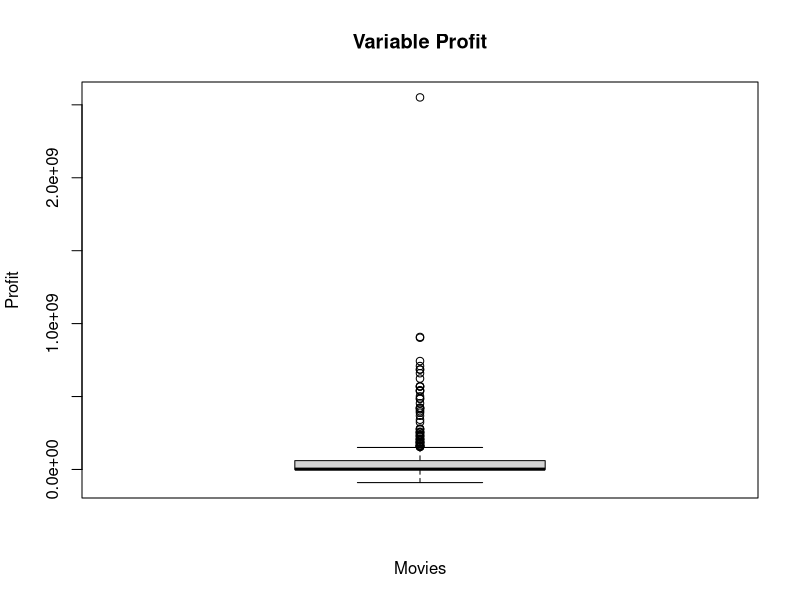
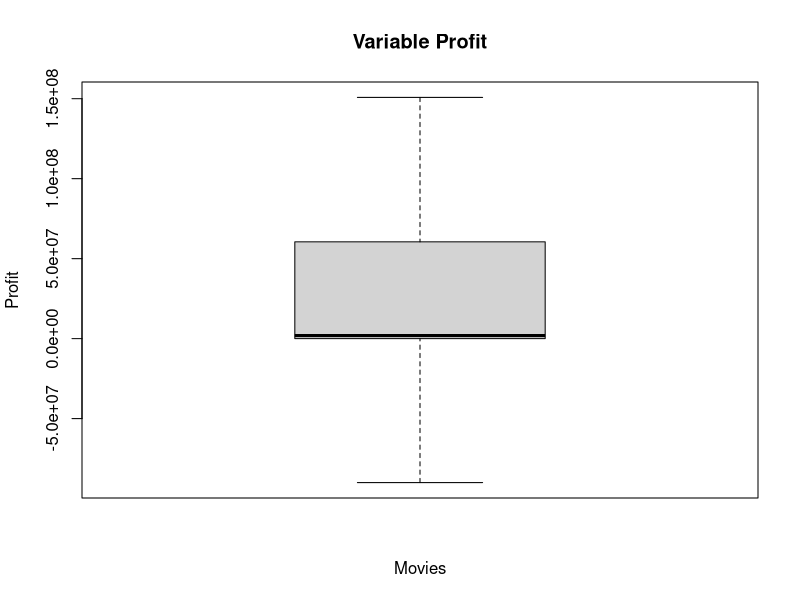
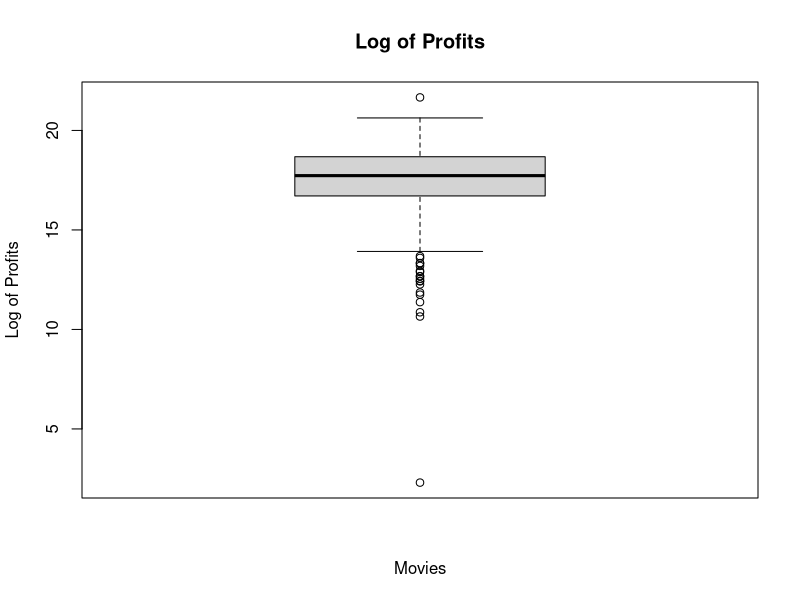
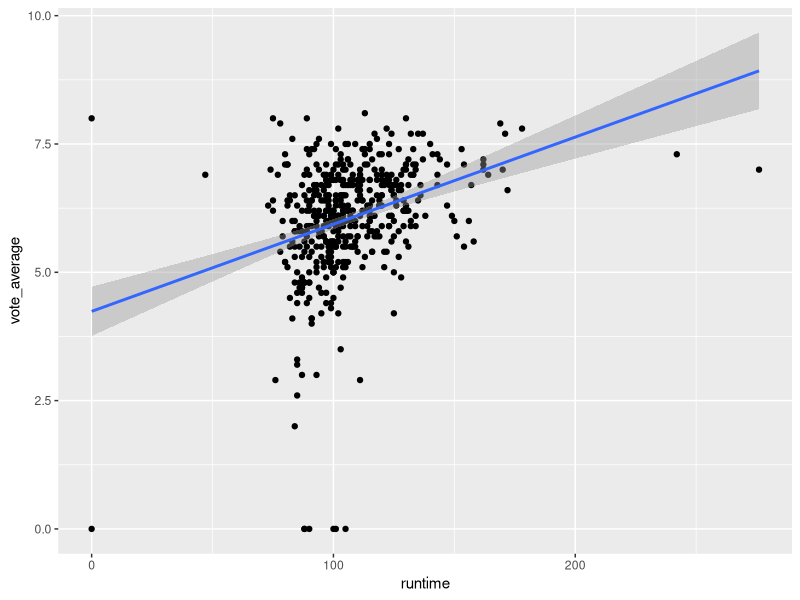
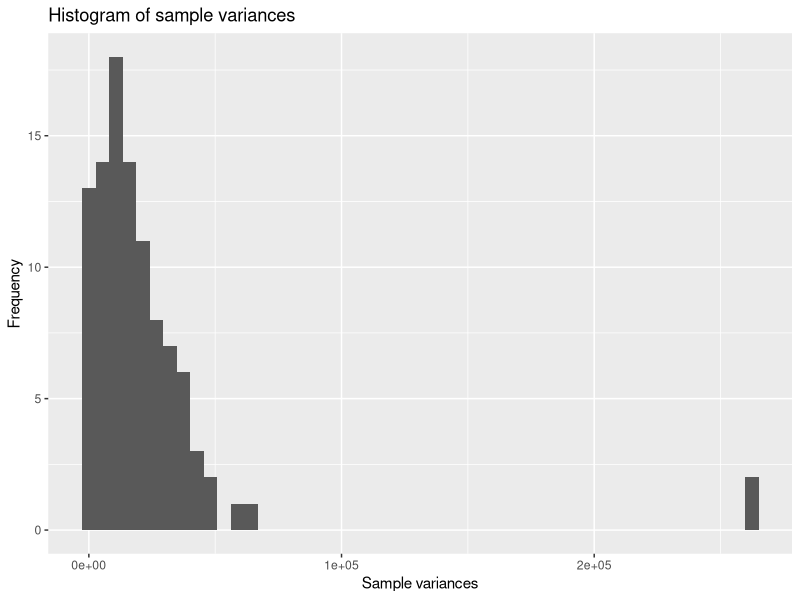

R code for these plots, in order: (Note: this script raises an error after producing the figures.)
## ---- chunk 1
knitr::opts_chunk$set(echo = TRUE)
## ---- chunk 2
movies <- read.table("movies1.tsv", header=TRUE)

head(movies)

ncol(movies)
nrow(movies)

## ---- chunk 3
#WRITE YOUR CODE HERE
str(movies)
## ---- chunk 4

library(tidyverse)

movies$profit = movies$revenue - movies$budget

movies %>%
  summarise(mean(profit),
            median(profit),
            min(profit),
            max(profit))

## ---- chunk 5

#WRITE YOUR CODE HERE
max_profit = max(movies$profit)
min_profit = min(movies$profit)

movies %>%
  filter(profit == max_profit) %>%
  select(title, profit)

movies %>%
  filter(profit == min_profit) %>%
  select(title, profit)

## ---- chunk 6

#WRITE YOUR CODE HERE
boxplot(movies$profit, 
        main="Variable Profit",
        ylab="Profit",
        xlab="Movies")

movies %>%
  summarise(Q1 = quantile(movies$profit, 0.25),
            Q2 = quantile(movies$profit, 0.50),
            Q3 = quantile(movies$profit, 0.75),
            Q4 = max(movies$profit))

boxplot(movies$profit,
        main='Variable Profit',
        ylab="Profit",
        xlab="Movies",
        outline = FALSE)

## ---- chunk 7
#WRITE YOUR CODE HERE

movies$log_profits = log(movies$profit)

movies %>%
  summarise(mean_profits = mean(movies$log_profits))

movies %>%
  summarise(mean_profits2 = mean(log_profits[is.finite(log_profits)], na.rm = TRUE))

## ---- chunk 8

#WRITE YOUR CODE HERE
movies$log_profits[movies$log_profits<=0]<- NA
movies$log_profits[is.nan(movies$log_profits)] <- NA

mean(movies$log_profits, na.rm = TRUE)

boxplot(movies$log_profits,
        main = "Log of Profits",
        xlab = "Movies",
        ylab = "Log of Profits")

## ---- chunk 9

#WRITE YOUR CODE HERE
ggplot(movies, aes(x=runtime, y=vote_average))+
  geom_point()+
  geom_smooth(method="lm", se=T)

## ---- chunk 10
#WRITE YOUR CODE HERE

head(movies$index, n = 10)
nrow(movies)
## ---- chunk 11
#WRITE YOUR CODE HERE
actor_counts <- sort(table(movies$first_actor), decreasing = TRUE)
head(actor_counts, 1)

## ---- chunk 12
#WRITE YOUR CODE HERE
movies %>% 
  filter(first_actor=="Bruce Willis") %>% 
  summarise(average_revenue_Bruce=mean(revenue, na.rm=T))

mean(movies$revenue)
## ---- chunk 13
#WRITE YOUR CODE HERE

movies$profit = movies$profit/1000000
variance = var(movies$profit)
## ---- chunk 14
#WRITE YOUR CODE HERE

set.seed(123)

movies_sample <- movies[sample(nrow(movies), 25), ]
variance_sample = var(movies_sample$profit)

## ---- chunk 15
#WRITE YOUR CODE HERE

library(dplyr)

set.seed(123)

sample_vars <- c()
for (i in 1:100) {
  sample_data <- sample(movies$profit, size = 25, replace = TRUE)
  sample_vars[i] <- var(sample_data)
}

print(sample_vars)

## ---- chunk 16
#WRITE YOUR CODE HERE
dfsample_vars = as.data.frame(sample_vars)

ggplot(dfsample_vars, aes(x = sample_vars)) +
  geom_histogram(bins = 50) +
  labs(title = "Histogram of sample variances", x = "Sample variances", y = "Frequency")

dfsample_vars %>%
  summarise(mean_sample = mean(sample_vars),
            sd_sample = sd(sample_vars))

library(e1071)

skewness_sample = skewness(sample_vars, na.rm=T)
kurtosis_sample = kurtosis(sample_vars, na.rm=T)
print(skewness_sample)
print(kurtosis_sample)

## ---- chunk 17
#WRITE YOUR CODE HERE

thriller_movies <- subset(movies, grepl("Thriller", genre, ignore.case = FALSE))

mean_runtime = mean(thriller_movies$runtime, na.rm = TRUE)
sd_runtime = sd(thriller_movies$runtime, na.rm = TRUE)
n = sum(!is.na(thriller_movies$runtime))

z = qnorm(0.995)

error = z*sd_runtime/sqrt(n)
UP = 
## ---- chunk 18
#WRITE YOUR CODE HERE


## ---- chunk 19
#WRITE YOUR CODE HERE
s2 = var(movies$runtime, na.rm = TRUE)
n = sum(!is.na(movies$runtime))

# Hypothesized variance
sigma2 <- 500

# Test statistic
test_statistic <- (n - 1) * s2 / sigma2

# Print test statistic
cat("test statistic:", round(test_statistic, 2), "\n")

#critical value
alpha <- 0.05
lower <- qchisq(alpha / 2, df = n2 - 1)
upper <- qchisq(1 - alpha / 2, df = n2 - 1)

#print
cat("Critical values:\n")
cat("Lower:", round(lower, 2), "\n")
cat("Upper:", round(upper, 2), "\n")


#compare test statistic with the critical
if (chi_sq < lower || chi_sq > upper) {
  cat("Reject the null hypothesis.\n")
} else {
  cat("Do not reject the null hypothesis.\n")
}

## ---- chunk 20
#WRITE YOUR CODE HERE
ggplot(movies, aes(x = revenue))+
  geom_histogram()+
  labs(title = "Histogram of revenue",
       y = "frequency")

ggplot(movies, aes(sample = revenue)) +
  stat_qq() +
  stat_qq_line(color = "purple") +
  labs(title = "Normal QQ plot",
       x = "Theoretical Quantiles",
       y = "Sample Quantilies") +
  theme_minimal()

## ---- chunk 21
#WRITE YOUR CODE HERE


## ---- chunk 22
#WRITE YOUR CODE HERE


## ---- chunk 23
#WRITE YOUR CODE HERE


## ---- chunk 24
#WRITE YOUR CODE HERE

## ---- chunk 25
#WRITE YOUR CODE HERE

## ---- chunk 26
#WRITE YOUR CODE HERE

## ---- chunk 27
#WRITE YOUR CODE HERE

## ---- chunk 28
#WRITE YOUR CODE HERE

## ---- chunk 29
#WRITE YOUR CODE HERE

## ---- chunk 30
#WRITE YOUR CODE HERE

## ---- chunk 31
#WRITE YOUR CODE HERE

## ---- chunk 32
#WRITE YOUR CODE HERE

## ---- chunk 33
#WRITE YOUR CODE HERE

## ---- chunk 34
#WRITE YOUR CODE HERE

## ---- chunk 35
#WRITE YOUR CODE HERE

## ---- chunk 36
#WRITE YOUR CODE HERE

## ---- chunk 37
#WRITE YOUR CODE HERE

## ---- chunk 38
#WRITE YOUR CODE HERE

## ---- chunk 39
#WRITE YOUR CODE HERE
